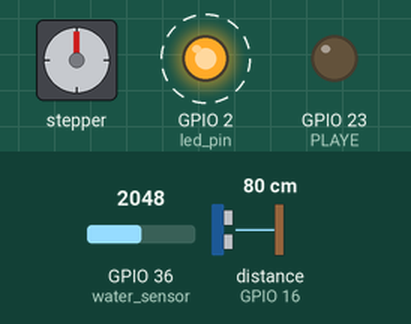
Recording of a sketch running on a simulated ESP32. On the bench: stepper motor, output pins drawn as LEDs (lit = HIGH). Wiring (inferred from the names in the program): ultrasonic range finder: trigger GPIO 4; echo GPIO 16. Dashed ring = blinking. The inputs (shaded band) are chosen by the test bench; at power-on: distance to the obstacle (sensor on GPIO 16) 80 cm, GPIO 36 (water_sensor) = 2048. The echo pulse lasts 58.3 µs per cm; WiFi joins after 1.5 s; servers stay silent unless stated; stepper angles assume 2048 steps per turn; pins used as bus, display or sensor lines are not drawn; what the sketch prints to the serial monitor is not drawn.

Above: at 2.7 s.
2.8 s: distance to the obstacle (sensor on GPIO 16) set to 54 cm
6.3 s: distance to the obstacle (sensor on GPIO 16) set to 47 cm
At 6.7 s:
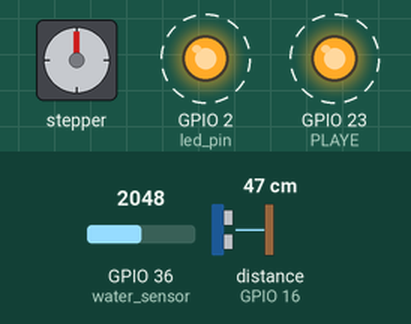
9.8 s: GPIO 36 (water_sensor) set to 868
At 11.8 s:
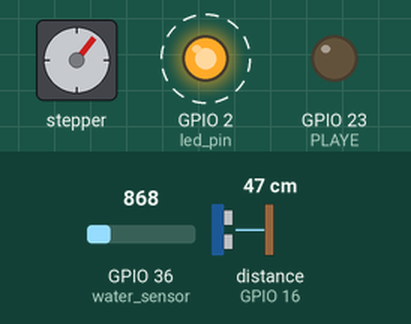
13.4 s: GPIO 36 (water_sensor) set to 765
At 13.67 s:
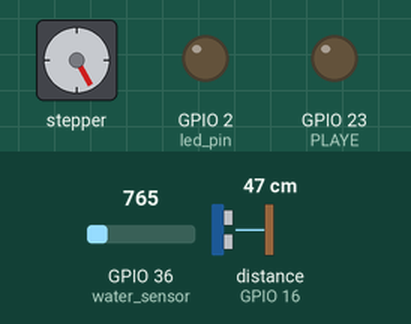
16.9 s: distance to the obstacle (sensor on GPIO 16) set to 58 cm
18.5 s: distance to the obstacle (sensor on GPIO 16) set to 65 cm
At 18.72 s:
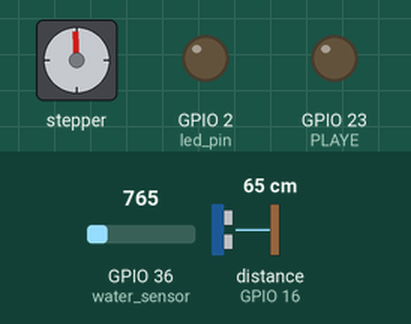
Timing chart, 0 to 25.1 s (numbered marks = the images above; inputs shaded):
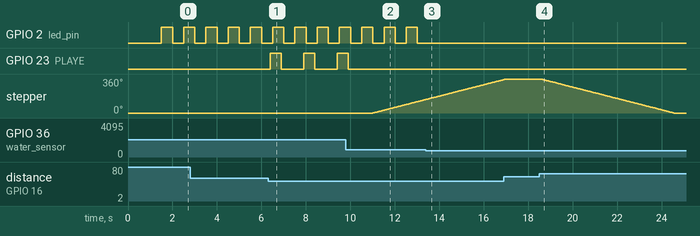

Measured:
- the behaviour switches between 51 and 50 cm on distance to the obstacle (sensor on GPIO 16) (found by bisection; images 0 and 1)
- the behaviour switches between 801 and 800 on GPIO 36 (water_sensor) (found by bisection; images 2 and 3)
- the behaviour switches between 60 and 61 cm on distance to the obstacle (sensor on GPIO 16) (found by bisection; images 3 and 4)
- after the input at 6.3 s, GPIO 23 (PLAYE): alternates HIGH for 0.50 s and LOW for 1.0 s, starting after 0.10 s
- after the input at 13.4 s, GPIO 2 (led_pin): stops changing and stays LOW
- after the input at 18.5 s, stepper: turns 360° counter-clockwise in 6.0 s, starting after 0.08 s
- by itself, GPIO 2 (led_pin): alternates HIGH for 0.50 s and LOW for 0.50 s

The sketch:

sketch_compleat.ino
```cpp
//導入函式庫
#include <Stepper.h>
#include <WiFi.h>
#include <WiFiClient.h>
#include <TridentTD_LineNotify.h>

//定義接腳與所需參數
const String restroom = "現代大樓右側三樓半";
const String number = "5號";
const char* ssid     =  "s23u";
const char* password =  "ttest113";
const int stepsPerRevolution = 2048;
int led_pin = 2;
int TRIG_PIN = 4;
int ECHO_PIN = 16;
int PLAYE = 23;
int water_sensor=36;
int msg = 0;
long duration, cm;
#define IN1 19
#define IN2 18
#define IN3 5
#define IN4 17
#define LINE_TOKEN "OhciMy4vl44Q8DfMhZXEcsJ1pEeQFjIKy52MOyA44nI"

WiFiClient client; //宣告網路連接物件
TaskHandle_t Task1;  //宣告任務Task1

Stepper myStepper(stepsPerRevolution, IN1, IN3, IN2, IN4);  //初始化步進馬達

void setup() {
  Serial.begin(115200);  //設定鮑率
  myStepper.setSpeed(10); //設定步進馬達速度
  //設定腳位狀態
  pinMode(water_sensor,INPUT);
  pinMode(TRIG_PIN, OUTPUT);
  pinMode(ECHO_PIN, INPUT);
  pinMode(PLAYE, OUTPUT);
  pinMode(led_pin, OUTPUT);
  //初始化網路
  Network();

  //初始化多核心使用
  xTaskCreatePinnedToCore(
    Task1_senddata, /*任務實際對應的Function*/
    "Task1",        /*任務名稱*/
    10000,          /*堆疊空間*/
    NULL,           /*無輸入值*/
    0,                 /*優先序0*/
    &Task1,       /*對應的任務變數位址*/
    0);                /*指定在核心0執行 */
}

//第一主迴圈
void loop() {
  Ultrasound();
  if (cm < 100) {
    Program();
  }
}

//第二主迴圈
void Task1_senddata(void * pvParameters ){
  for (;;) {
    int val=analogRead(water_sensor);
    if(val > 800){  //當水位大於800時通過line通報並且開始閃爍esp32本身的LED
      water_high();
    }
    //如果故障處理完成就讓下次水位過量時可使用line通報
    if(val < 800 && msg ==1){
      msg = 0;
    }
    delay(1);
  }
}

void Program() {
  //重複三次要求使用者靠近
  for(int i = 0; i < 3 && cm >= 40 && cm <= 50; i++){
    digitalWrite(PLAYE, HIGH);
    delay(500);
    digitalWrite(PLAYE, LOW);
    delay(1000);
    Ultrasound();
  }
  delay(100);
  //三次後未靠近則將小便斗前移
  if (cm >= 40 && cm <= 50) {
    advance();
    Ultrasound();
    if (cm > 60) {  //如距離現已大於50cm則移回小便斗
      retreat();
    } else {
      while (cm <= 60) {  // 等待距離大於50cm就移回小便斗
        delay(100);
        Ultrasound();
      }
      retreat();
    }
  }
}

//小便斗前推函式
void advance() {
  Serial.println("靠近使用者");
  myStepper.step(stepsPerRevolution);
}

//小便斗後移函式
void retreat() {
  Serial.println("離開使用者");
  myStepper.step(-stepsPerRevolution);
}

//距離感測函式
void Ultrasound(){
  digitalWrite(TRIG_PIN, LOW);
  delayMicroseconds(2);
  digitalWrite(TRIG_PIN, HIGH);
  delayMicroseconds(10);
  digitalWrite(TRIG_PIN, LOW);
  duration = pulseIn(ECHO_PIN, HIGH);
  cm = (duration / 2) / 29.1;  //將獲取之距離單位轉換為cm
  Serial.print("距離 :");
  Serial.println(cm);
}

//網路初始化函式
void Network(){
  WiFi.mode(WIFI_STA);
  WiFi.begin(ssid, password);
  while (WiFi.status() != WL_CONNECTED)
  {
    delay(100);
    Serial.print(".");
  }
  Serial.print("\n");
  Serial.print("已連接至 " + String(ssid));
  LINE.setToken(LINE_TOKEN);
}

//高水位反應函式
void water_high(){
  if(msg == 0){  //假設此次故障還未通報就使用line通報
    LINE.notify(restroom + " 內的 " + number + " 小便斗出現故障");
    msg = 1;
    Serial.println("已通報");
  }
  LEDFLASH();
}

//LED閃爍函式
void LEDFLASH(){
  digitalWrite(led_pin, HIGH);
  delay(500);
  digitalWrite(led_pin, LOW);
  delay(500);
}
```
